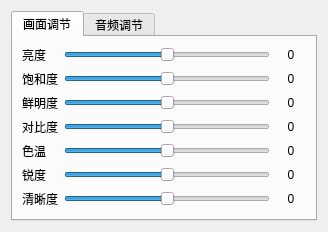
<?xml version="1.0" encoding="UTF-8"?>
<ui version="4.0">
 <class>AdjustDialog</class>
 <widget class="QDialog" name="AdjustDialog">
  <property name="geometry">
   <rect>
    <x>0</x>
    <y>0</y>
    <width>328</width>
    <height>215</height>
   </rect>
  </property>
  <property name="windowTitle">
   <string>Dialog</string>
  </property>
  <layout class="QVBoxLayout" name="verticalLayout">
   <item>
    <widget class="QTabWidget" name="tabWidget">
     <property name="currentIndex">
      <number>0</number>
     </property>
     <widget class="QWidget" name="tab">
      <attribute name="title">
       <string>画面调节</string>
      </attribute>
      <layout class="QGridLayout" name="gridLayout">
       <item row="2" column="1">
        <widget class="QSlider" name="slider_vividness">
         <property name="minimum">
          <number>-100</number>
         </property>
         <property name="maximum">
          <number>100</number>
         </property>
         <property name="orientation">
          <enum>Qt::Horizontal</enum>
         </property>
        </widget>
       </item>
       <item row="3" column="2">
        <widget class="QLabel" name="label_contrast">
         <property name="text">
          <string>0</string>
         </property>
         <property name="alignment">
          <set>Qt::AlignCenter</set>
         </property>
        </widget>
       </item>
       <item row="1" column="2">
        <widget class="QLabel" name="label_saturation">
         <property name="text">
          <string>0</string>
         </property>
         <property name="alignment">
          <set>Qt::AlignCenter</set>
         </property>
        </widget>
       </item>
       <item row="5" column="0">
        <widget class="QLabel" name="label_11">
         <property name="text">
          <string>锐度</string>
         </property>
        </widget>
       </item>
       <item row="2" column="0">
        <widget class="QLabel" name="label_5">
         <property name="text">
          <string>鲜明度</string>
         </property>
        </widget>
       </item>
       <item row="3" column="0">
        <widget class="QLabel" name="label_7">
         <property name="text">
          <string>对比度</string>
         </property>
        </widget>
       </item>
       <item row="5" column="1">
        <widget class="QSlider" name="slider_sharpness">
         <property name="minimum">
          <number>-100</number>
         </property>
         <property name="maximum">
          <number>100</number>
         </property>
         <property name="orientation">
          <enum>Qt::Horizontal</enum>
         </property>
        </widget>
       </item>
       <item row="4" column="1">
        <widget class="QSlider" name="slider_colorTemp">
         <property name="minimum">
          <number>-100</number>
         </property>
         <property name="maximum">
          <number>100</number>
         </property>
         <property name="orientation">
          <enum>Qt::Horizontal</enum>
         </property>
        </widget>
       </item>
       <item row="0" column="0">
        <widget class="QLabel" name="label_13">
         <property name="text">
          <string>亮度</string>
         </property>
        </widget>
       </item>
       <item row="1" column="1">
        <widget class="QSlider" name="slider_saturation">
         <property name="minimum">
          <number>-100</number>
         </property>
         <property name="maximum">
          <number>100</number>
         </property>
         <property name="orientation">
          <enum>Qt::Horizontal</enum>
         </property>
        </widget>
       </item>
       <item row="4" column="0">
        <widget class="QLabel" name="label_9">
         <property name="text">
          <string>色温</string>
         </property>
        </widget>
       </item>
       <item row="5" column="2">
        <widget class="QLabel" name="label_sharpness">
         <property name="text">
          <string>0</string>
         </property>
         <property name="alignment">
          <set>Qt::AlignCenter</set>
         </property>
        </widget>
       </item>
       <item row="2" column="2">
        <widget class="QLabel" name="label_vividness">
         <property name="text">
          <string>0</string>
         </property>
         <property name="alignment">
          <set>Qt::AlignCenter</set>
         </property>
        </widget>
       </item>
       <item row="4" column="2">
        <widget class="QLabel" name="label_colorTemp">
         <property name="text">
          <string>0</string>
         </property>
         <property name="alignment">
          <set>Qt::AlignCenter</set>
         </property>
        </widget>
       </item>
       <item row="1" column="0">
        <widget class="QLabel" name="label">
         <property name="text">
          <string>饱和度</string>
         </property>
        </widget>
       </item>
       <item row="0" column="1">
        <widget class="QSlider" name="slider_brightness">
         <property name="minimum">
          <number>-100</number>
         </property>
         <property name="maximum">
          <number>100</number>
         </property>
         <property name="orientation">
          <enum>Qt::Horizontal</enum>
         </property>
        </widget>
       </item>
       <item row="3" column="1">
        <widget class="QSlider" name="slider_contrast">
         <property name="minimum">
          <number>-100</number>
         </property>
         <property name="maximum">
          <number>100</number>
         </property>
         <property name="orientation">
          <enum>Qt::Horizontal</enum>
         </property>
        </widget>
       </item>
       <item row="0" column="2">
        <widget class="QLabel" name="label_brightness">
         <property name="minimumSize">
          <size>
           <width>30</width>
           <height>0</height>
          </size>
         </property>
         <property name="text">
          <string>0</string>
         </property>
         <property name="alignment">
          <set>Qt::AlignCenter</set>
         </property>
        </widget>
       </item>
       <item row="6" column="0">
        <widget class="QLabel" name="label_3">
         <property name="text">
          <string>清晰度</string>
         </property>
        </widget>
       </item>
       <item row="6" column="1">
        <widget class="QSlider" name="slider_clarity">
         <property name="minimum">
          <number>-100</number>
         </property>
         <property name="maximum">
          <number>100</number>
         </property>
         <property name="orientation">
          <enum>Qt::Horizontal</enum>
         </property>
        </widget>
       </item>
       <item row="6" column="2">
        <widget class="QLabel" name="label_clarity">
         <property name="text">
          <string>0</string>
         </property>
         <property name="alignment">
          <set>Qt::AlignCenter</set>
         </property>
        </widget>
       </item>
      </layout>
     </widget>
     <widget class="QWidget" name="tab_2">
      <attribute name="title">
       <string>音频调节</string>
      </attribute>
     </widget>
    </widget>
   </item>
  </layout>
 </widget>
 <resources/>
 <connections/>
</ui>
